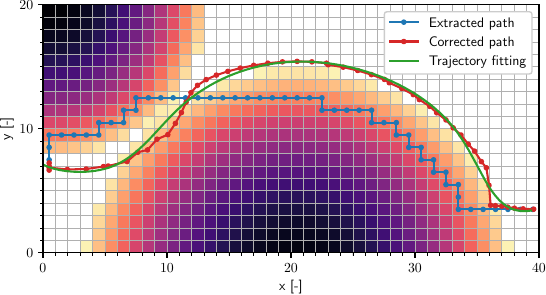

Source code (Python):
import sys
import matplotlib

from pathlib import Path
sys.path.append(str(Path(__file__).parents[3]))
from GridBasedPathPlanning.Environment.GridMapEnv import *
from GridBasedPathPlanning.Environment.GridMapEnv_Utils import  saveData_Numpy, saveData_Pickle
from GridBasedPathPlanning.Plan import *
from GridBasedPathPlanning.Environment.GridMapEnv_PostProc import PathPlanning_PostProcess

FRAMES = 600

def PathPlanning_TJPS_2D():
    np.random.seed(0)
    shape = (40,20)

    grid = GridMapEnv(grid_size=shape)
    grid.CreateObstacle(typ='static',shape='Ellipsoid', data = {'p':(20,-3),'d':35,'alpha':1.0,'gradient':0.5})
    grid.CreateObstacle(typ='static',shape='Ellipsoid', data = {'p':(0,20),'d':26,'alpha':1.0,'gradient':0.5})
    grid_seq = grid.GenerateGridSequence(FRAMES, reset_after=False, clip=False)

    print("Start: ", start := grid.GetRandomFreeCell((0,8),r=1)) # fig: 18,146 -> 70,40, 15 wait
    print("Goal: ",  goal  := grid.GetRandomFreeCell((39,3),r=1))
    
    planner = TJPS(grid_seq, start, goal,
                    obs_threshold=0.35)
    plan = planner.plan()

    folder = 'GridBasedPathPlanning/Data/Processing/plot_gradshift/'
    saveData_Numpy(folder, grid_seq=grid_seq)
    saveData_Pickle(folder, plans=[plan] )
    PathPlanning_PostProcess(folder,
                             correct_gradient_radius=5,
                             spline_smax=10,
                             obs_threshold_correct = 0.4,
                             shift_factor_list = [2.4],
                             max_correction_limit=6)
    plan = loadData_Pickle(folder)[0]

    plt.rcParams['text.usetex'] = True
    cmap = matplotlib.colormaps['magma_r']

    grid = grid_seq[0]

    fig, ax = plt.subplots()

    # Plot obstacles
    for x in range(grid.shape[0]):
        for y in range(grid.shape[1]):
            if grid[x,y] > 0.01:
                ax.add_patch(plt.Rectangle((x+0.05, y+0.05), 0.9, 0.9, color=cmap(grid[x,y])))
    # Set limits and grid
    ax.set_aspect('equal', adjustable='box')
    ax.set_xlim(0, grid.shape[0])
    ax.set_ylim(0, grid.shape[1])
    ax.set_xticks(np.arange(0, grid.shape[0]+1, 10))
    ax.set_yticks(np.arange(0, grid.shape[1]+1, 10))
    ax.set_xticks(np.arange(0, grid.shape[0], 1), minor=True)
    ax.set_yticks(np.arange(0, grid.shape[1], 1), minor=True)
    ax.grid(which='both', linewidth=0.5)
    ax.set_xlabel('x [-]')
    ax.set_ylabel('y [-]')

    path = plan['path_extracted'][:,1:3]
    ax.plot(path[:, 0] + 0.5, path[:, 1] + 0.5, marker='.', color='tab:blue', label='Extracted path')
    path = plan['path_corrected'][:,1:3]
    ax.plot(path[:, 0] + 0.5, path[:, 1] + 0.5, marker='.', color='tab:red', label='Corrected path')
    path = plan['path_interp_BSpline'][:,1:3]
    ax.plot(path[:, 0] + 0.5, path[:, 1] + 0.5, color='tab:green', label='Trajectory fitting')

    plt.legend(loc = 'upper right', framealpha=1)
    #plt.show()
    fig.savefig(Path(__file__).parent/'plot_gradshift.pdf',bbox_inches='tight',transparent=True, pad_inches=0)
    #fig.savefig(Path(__file__).parent/'plot_gradshift.png',bbox_inches='tight',transparent=True, pad_inches=0, dpi=600)


if __name__ == '__main__':
    PathPlanning_TJPS_2D()
